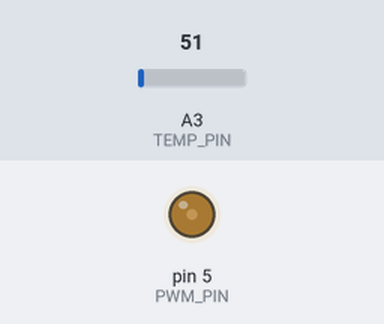
This sketch was run on a simulated Arduino Uno, built with avr-gcc and run on an emulated ATmega328P. On the bench: output pins drawn as LEDs (lit = HIGH). Inputs (shaded band) come from the test bench; at power-on: A3 (TEMP_PIN) = 51. What the sketch prints to the serial monitor is not drawn.

Above: at 1.2 s.
1.3 s: A3 (TEMP_PIN) set to 57
4.3 s: A3 (TEMP_PIN) set to 163
Timing chart, 0 to 7.3 s (numbered marks = the images above; inputs shaded):
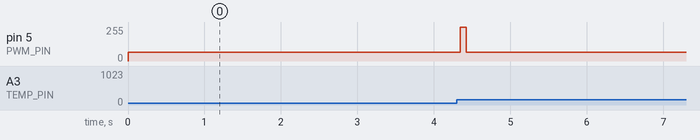

Measured:
- after the input at 1.3 s, every drawn part: stays the same
- after the input at 4.3 s, pin 5 (PWM_PIN): 67/255 → 255/255 at once, → 67/255 0.08 s later

The sketch:

Pwm-Temp_R3_2kHz.ino
```cpp
// to modify registers.
#include <avr/io.h>

// T sensor setup
const short TEMP_PIN = A3;

// v0c: output voltage at T=0. [mA]
// d_v: tangent of Volt/Temp. [mA/K]
// vref: the reference voltage input to AREF [V]
const float v0c = 500.0;
const float d_v = 10.0;

// UT7500L-18-T92-B-K gives 1.8V
const float vref = 1800.0;

// PWM setting
const char PWM_PIN = 5;
// on R4, I can use percentage via pwm().
// on R3, I have to use 0 - 255 integer.
const short max_pwm_perc = 99; //100%
const short min_pwm_perc = 26; //10%

//// PID setup
const float crit_temp = 85.0;  // degree of C
const float target_temp = 40.0;
const float dt = 1000.0;  //1sec

// at crit_temp, full power.
const float kp = 255.0 / (crit_temp - target_temp);

// 10 deg C/dt --> full power
const float kd = 255.0 / (10.0 / dt);

// no integrate gain. might be not needed for this case.
// If do, +10deg for 100sec --> full power?
const float ki = 0.0;

//// Read vars
int temp_pin_input;
float temp;
float volt;  // temp sensor voltage

float diff_temp;            // diff to target_temp.
float pre_diff_temp = 0.0;  // diff_temp at previous cycle.
float d_temp;               // temp diff from previous cycle.
float pre_temp = 0.0;       //temp at previous cycle.
float int_diff_temp = 0.0;  // time integration of diff_temp
short pwm_perc;             // pwm value 0-255 not percentage.

void setup() {
  // output to serial for debug.
  Serial.begin(9600);

  // use Vref
  analogReference(EXTERNAL);

  // set 2kHz fast PWM
  // top count = 99
  // The output pin is D5.
  // D6 is dead.
  TCCR0A = 0b01100011;
  TCCR0B = 0b00001010;
  OCR0A = 99;

  //TCCR1A = 0b01100011;
  //TCCR1B = 0b00011010;
  //OCR1A = 99;

  //TCCR2A = 0b01100011;
  //TCCR2B = 0b00001010;
  //OCR2A = 99;

  // とりあえずフル回転
  analogWrite( PWM_PIN, max_pwm_perc);
}

void loop() {

  // read T.
  temp_pin_input = analogRead(TEMP_PIN);
  volt = temp_pin_input / 1023.0 * vref;
  temp = (volt - v0c) / d_v;

  diff_temp = temp - target_temp;
  d_temp = temp - pre_temp;

  pwm_perc = (int) kp * diff_temp + kd * d_temp / dt + ki * (int_diff_temp + diff_temp * dt);

  if (pwm_perc > max_pwm_perc) {
    pwm_perc = max_pwm_perc;
  } else if (pwm_perc < min_pwm_perc) {
    pwm_perc = min_pwm_perc;
  };

  analogWrite( PWM_PIN, pwm_perc);

  Serial.print("time[ms]: ");
  Serial.print(millis());
  Serial.print(", temp: ");
  Serial.print(temp);
  Serial.print(", 1st term: ");
  Serial.print(kp * diff_temp);
  Serial.print(", 2nd term: ");
  Serial.print(kd * d_temp / dt);
  Serial.print(", pwm: ");
  Serial.println(pwm_perc);

  pre_temp = temp;

  delay(dt);  // maybe for more accuracy, I have to use timer.
}
```
